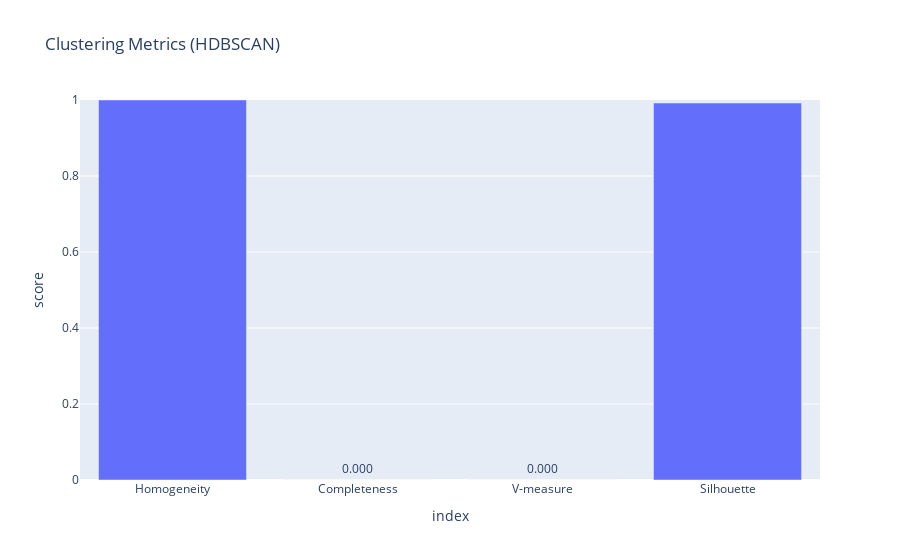

The code cell stored with this chart in its notebook:
### Markdown cell above
### Every metric

### Code cell
import plotly.express as px

fig = px.bar(
    metrics_df.reset_index(),
    x='index',
    y='score',
    title='Clustering Metrics (HDBSCAN)',
    text='score'
)

fig.update_traces(texttemplate='%{text:.3f}', textposition='outside')
fig.update_layout(yaxis_range=[0, 1])
fig.show()

### Figure 1 — Plotly figure (JSON) as saved in the notebook; plotly's stock layout.template omitted (floating-point values rounded to 4 significant figures)
{"data": [{"hovertemplate": "index=%{x}<br>score=%{text}<extra></extra>", "legendgroup": "", "marker": {"color": "#636efa", "pattern": {"shape": ""}}, "name": "", "orientation": "v", "showlegend": false, "text": [1.0, 0.0, 0.0, 0.9919], "textposition": "outside", "texttemplate": "%{text:.3f}", "type": "bar", "x": ["Homogeneity", "Completeness", "V-measure", "Silhouette"], "xaxis": "x", "y": [1.0, 0.0, 0.0, 0.9919], "yaxis": "y"}], "layout": {"barmode": "relative", "legend": {"tracegroupgap": 0}, "title": {"text": "Clustering Metrics (HDBSCAN)"}, "xaxis": {"anchor": "y", "domain": [0, 1], "title": {"text": "index"}}, "yaxis": {"anchor": "x", "domain": [0, 1], "range": [0, 1], "title": {"text": "score"}}}}
